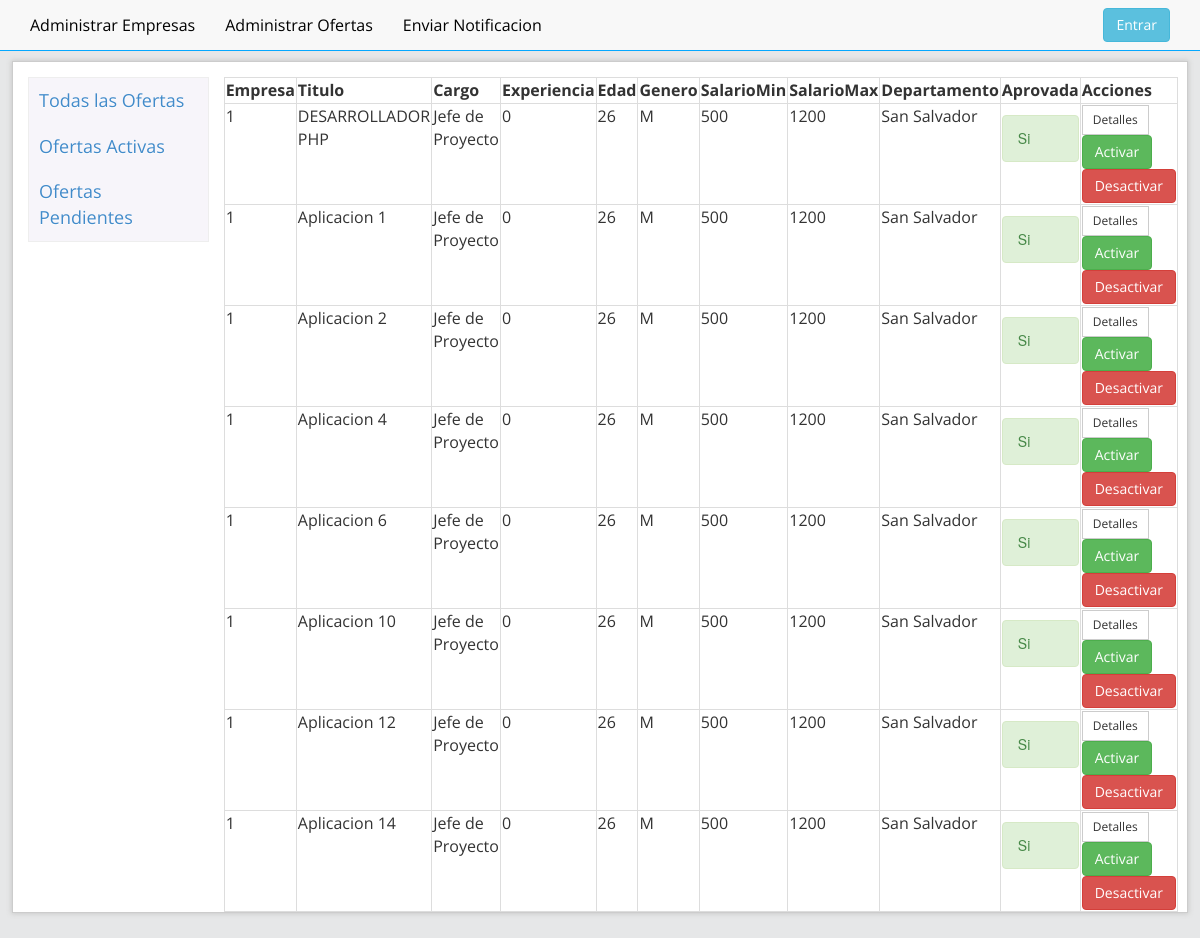
Before: /admin/ofertas.php?id=activas with the older database file.
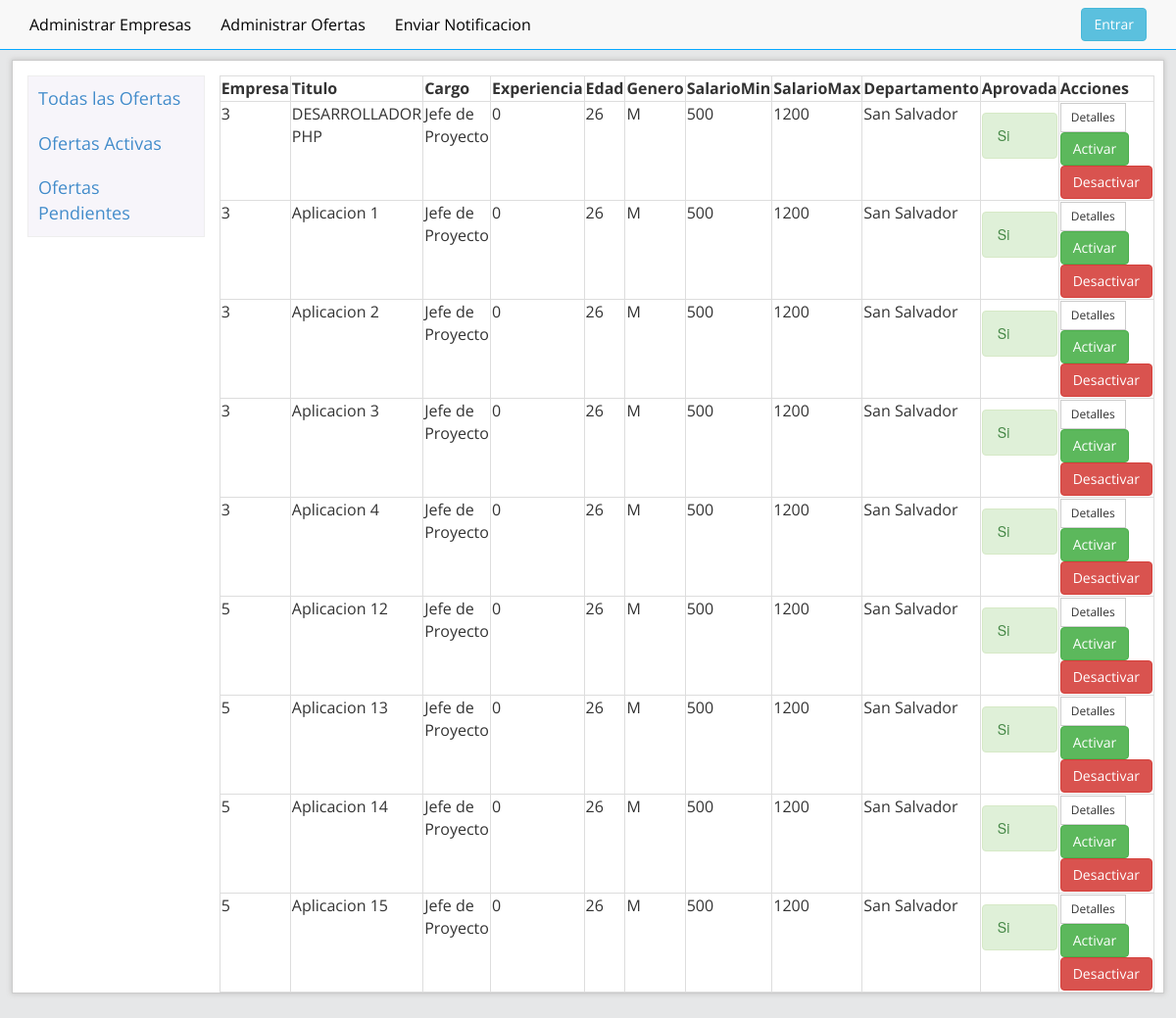
After: the same page with the newer database file.
### tables this page shows
CREATE TABLE `ofertas` (
  `cod_oferta` int(20) NOT NULL AUTO_INCREMENT,
  `cod_em` int(20) DEFAULT NULL,
  `titulo_of` varchar(120) DEFAULT NULL,
  `descripcion_of` varchar(250) DEFAULT NULL,
  `area_of` int(11) DEFAULT NULL,
  `cargo_of` varchar(20) DEFAULT NULL,
  `vacantes_of` int(11) DEFAULT NULL,
  `contratacion_of` varchar(20) DEFAULT NULL,
  `anoexp_ofetas` int(11) DEFAULT NULL,
  `edad` int(10) DEFAULT NULL,
  `genero_of` varchar(20) DEFAULT NULL,
  `vehiculo_ofetas` varchar(20) DEFAULT NULL,
  `salariomax_of` decimal(30,0) DEFAULT NULL,
  `salariomin_of` decimal(30,0) DEFAULT NULL,
  `departamento_of` varchar(20) DEFAULT NULL,
  `experiencia` varchar(20) DEFAULT NULL,
  `tituloen_of` varchar(20) DEFAULT NULL,
  `nivel_of` varchar(20) DEFAULT NULL,
  `disponible_of` int(1) DEFAULT '0',
  `aprovacion_of` int(1) DEFAULT '0',
  `fecha_of` datetime DEFAULT NULL,
  `fechaFin_of` datetime DEFAULT NULL,
  PRIMARY KEY (`cod_oferta`) USING BTREE,
  UNIQUE KEY `cod_oferta_UNIQUE` (`cod_oferta`)
);

### admin/ofertasActivas.php (the view, shortened to what this page needs)
<?
echo "<table class='table-bordered' >";
echo "<tr>";
echo "<td><b>Empresa</b></td>";
echo "<td><b>Titulo</b></td>";
echo "<td><b>Cargo</b></td>";
echo "<td><b>Experiencia</b></td>";
echo "<td><b>Edad</b></td>";
echo "<td><b>Genero</b></td>";
echo "<td><b>SalarioMin</b></td>";
echo "<td><b>SalarioMax</b></td>";
echo "<td><b>Departamento</b></td>";
echo "<td><b>Aprovada</b></td>";
echo "<td><b>Acciones</b></td>";
echo "</tr>";
$result = mysql_query("SELECT * FROM `ofertas` where aprovacion_of=1") or trigger_error(mysql_error());
while ($row = mysql_fetch_array($result)) {
    foreach ($row AS $key => $value) {
        $row[$key] = stripslashes($value);
    }
    echo "<tr>";
    echo "<td valign='top'>" . nl2br($row['cod_em']) . "</td>";
    echo "<td valign='top'>" . nl2br($row['titulo_of']) . "</td>";
    echo "<td valign='top'>" . nl2br($row['cargo_of']) . "</td>";
    echo "<td valign='top'>" . nl2br($row['anoexp_ofetas']) . "</td>";
    echo "<td valign='top'>" . nl2br($row['edad']) . "</td>";
    echo "<td valign='top'>" . nl2br($row['genero_of']) . "</td>";
    echo "<td valign='top'>" . nl2br($row['salariomax_of']) . "</td>";
    echo "<td valign='top'>" . nl2br($row['salariomin_of']) . "</td>";
    echo "<td valign='top'>" . nl2br($row['departamento_of']) . "</td>";
    $estado = $row['aprovacion_of'];
    if ($estado == 0) {
        $estado_show = "<h5 class='alert alert-danger'>No</h5>";
    } elseif ($estado == 1) {
        $estado_show = "<h5 class='alert alert-success'>Si</h5>";
    }
    echo "<td valign='top'>" . $estado_show . "</td>";
    echo "<td valign='top'><a class='btn btn-default btn-sm' href=detallesOferta.php?id={$row['cod_oferta']}>Detalles</a><a class='btn btn-success' href=ofertas_controller.php?activar={$row['cod_oferta']}>Activar</a><a class='btn btn-danger' href=ofertas_controller.php?desactivar={$row['cod_oferta']}>Desactivar</a></td>";
    echo "</tr>";
}
echo "</table>";
?>

Changed rows visible on the page:
no longer on this page (row edited): ofertas: cod_em "1", titulo_of "Aplicacion 6", cargo_of "Jefe de Proyecto", anoexp_ofetas "0", edad "26", genero_of "M", salariomax_of "500", salariomin_of "1200", departamento_of "San Salvador", aprovacion_of "Si"
no longer on this page (row edited): ofertas: cod_em "1", titulo_of "Aplicacion 10", cargo_of "Jefe de Proyecto", anoexp_ofetas "0", edad "26", genero_of "M", salariomax_of "500", salariomin_of "1200", departamento_of "San Salvador", aprovacion_of "Si"
changed ofertas "DESARROLLADOR PHP": cod_em "1" → "3"
changed ofertas "Aplicacion 1": cod_em "1" → "3"
changed ofertas "Aplicacion 2": cod_em "1" → "3"
now on this page (row edited): ofertas: cod_em "3", titulo_of "Aplicacion 3", cargo_of "Jefe de Proyecto", anoexp_ofetas "0", edad "26", genero_of "M", salariomax_of "500", salariomin_of "1200", departamento_of "San Salvador", aprovacion_of "Si"
changed ofertas "Aplicacion 4": cod_em "1" → "3"
changed ofertas "Aplicacion 12": cod_em "1" → "5"
now on this page (row edited): ofertas: cod_em "5", titulo_of "Aplicacion 13", cargo_of "Jefe de Proyecto", anoexp_ofetas "0", edad "26", genero_of "M", salariomax_of "500", salariomin_of "1200", departamento_of "San Salvador", aprovacion_of "Si"
changed ofertas "Aplicacion 14": cod_em "1" → "5"
now on this page (row edited): ofertas: cod_em "5", titulo_of "Aplicacion 15", cargo_of "Jefe de Proyecto", anoexp_ofetas "0", edad "26", genero_of "M", salariomax_of "500", salariomin_of "1200", departamento_of "San Salvador", aprovacion_of "Si"
